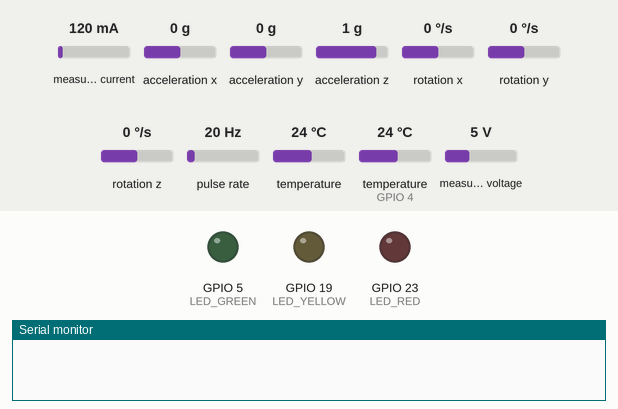
Recording of a sketch running on a simulated ESP32. On the bench: output pins drawn as LEDs (lit = HIGH), the last lines printed to the serial monitor. Wiring (inferred from the names in the program): pulse sensor: data GPIO 18. Inputs (shaded band) come from the test bench; at power-on: measured current 120 mA, acceleration x 0 g, acceleration y 0 g, acceleration z 1 g, rotation x 0 °/s, rotation y 0 °/s, rotation z 0 °/s, pulse rate 20 Hz, temperature 24 °C, temperature (sensor on GPIO 4) 24 °C, measured voltage 5 V.

Above: at 0.0 s.
At 1.6 s:
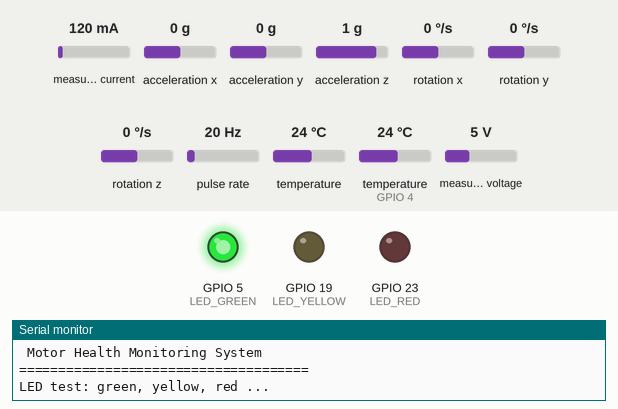
At 2.4 s:
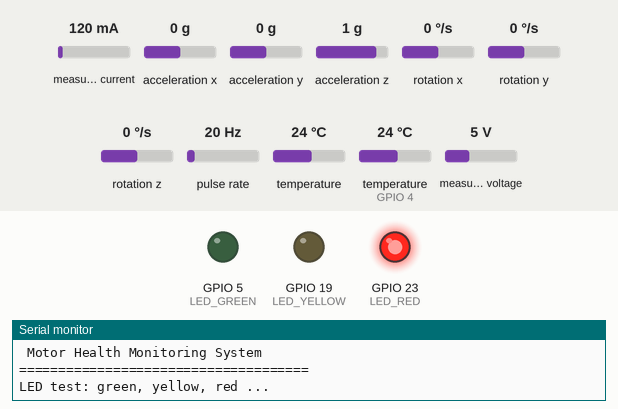
At 14.2 s:
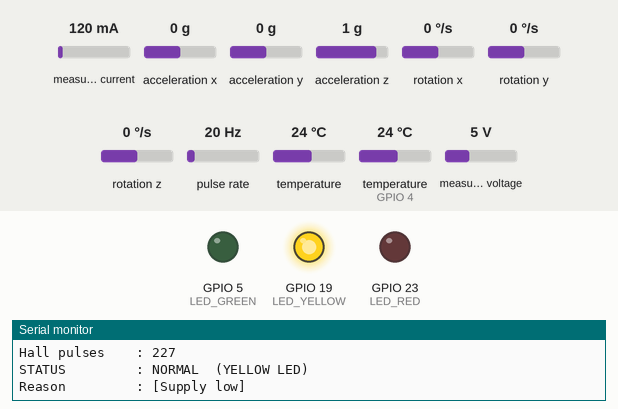
Timing chart, 0 to 15.7 s (numbered marks = the images above):
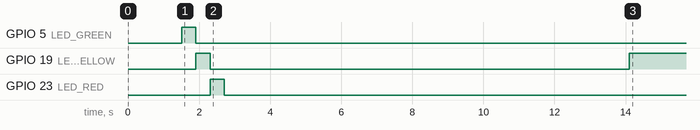

The sketch:

Motor_Health_Monitor_FINAL.ino
```cpp
/*
  Motor Health Monitoring System - ESP32  (FINAL)
  Sensors : INA219 (V, I, P), DS18B20 (temperature), MPU6050 (vibration), Hall sensor (RPM)
  Output  : Serial Monitor (115200 baud) + 3 LEDs
  LEDs    : GREEN = health good, YELLOW = normal, RED = warning

  PINS (as wired)
    I2C SDA = GPIO21, I2C SCL = GPIO22   (INA219 0x40, MPU6050 0x68)
    DS18B20 DATA = GPIO4 (4.7k pull-up to 3V3)
    Hall sensor OUT = GPIO18
    Green LED = GPIO5, Yellow LED = GPIO19, Red LED = GPIO23

  This version does NOT stop if a sensor is missing. It tells you which sensor
  was not found and keeps working with the sensors that are present.
  Send  c  in the Serial Monitor to calibrate again.
*/

#include <Wire.h>
#include <Adafruit_INA219.h>
#include <Adafruit_MPU6050.h>
#include <Adafruit_Sensor.h>
#include <OneWire.h>
#include <DallasTemperature.h>

// ---------- Pins ----------
#define PIN_SDA      21
#define PIN_SCL      22
#define PIN_DS18B20   4
#define PIN_HALL     18
#define LED_GREEN     5
#define LED_YELLOW   19
#define LED_RED      23

// ---------- Settings ----------
#define PULSES_PER_REV   1
#define CAL_SAMPLES      10
#define MOTOR_ON_MA      30.0
#define REPORT_MS        1000

#define TEMP_GOOD_MAX    45.0
#define TEMP_NORMAL_MAX  55.0

#define CUR_GOOD_X       1.3
#define CUR_NORMAL_X     1.6
#define RPM_GOOD_DROP    0.10
#define RPM_NORMAL_DROP  0.25
#define VIB_GOOD_X       1.5
#define VIB_NORMAL_X     2.5
#define VIB_GOOD_OFF     0.02
#define VIB_NORMAL_OFF   0.05
#define SUPPLY_LOW_V     6.5

// ---------- Objects ----------
Adafruit_INA219 *ina = nullptr;
Adafruit_MPU6050 mpu;
OneWire oneWire(PIN_DS18B20);
DallasTemperature tempSensor(&oneWire);

bool inaOK = false, mpuOK = false, tempOK = false;

// ---------- Hall sensor ----------
volatile uint32_t pulseCount = 0;
volatile uint32_t firstPulseUs = 0;
volatile uint32_t lastPulseUs = 0;
volatile uint32_t totalPulses = 0;

void IRAM_ATTR hallISR() {
  uint32_t now = micros();
  if (now - lastPulseUs > 3000) {
    if (pulseCount == 0) firstPulseUs = now;
    lastPulseUs = now;
    pulseCount++;
    totalPulses++;
  }
}

// RPM = (pulses / (time in s x pulses per rev)) x 60
float readRPM() {
  noInterrupts();
  uint32_t c = pulseCount;
  uint32_t f = firstPulseUs;
  uint32_t l = lastPulseUs;
  pulseCount = 0;
  interrupts();
  if (c < 2) return 0;
  float periodUs = (float)(l - f) / (float)(c - 1);
  return 60000000.0f / (periodUs * PULSES_PER_REV);
}

// ---------- Vibration (RMS of acceleration, gravity removed), in g ----------
float readVibration() {
  const int N = 100;
  float mag[N];
  float sum = 0;
  for (int i = 0; i < N; i++) {
    sensors_event_t a, g, t;
    mpu.getEvent(&a, &g, &t);
    mag[i] = sqrt(a.acceleration.x * a.acceleration.x +
                  a.acceleration.y * a.acceleration.y +
                  a.acceleration.z * a.acceleration.z) / 9.80665f;
    sum += mag[i];
    delay(3);
  }
  float mean = sum / N;
  float sq = 0;
  for (int i = 0; i < N; i++) {
    float d = mag[i] - mean;
    sq += d * d;
  }
  return sqrt(sq / N);
}

// ---------- LEDs ----------
void setLEDs(int level) {            // -1 off, 0 green, 1 yellow, 2 red
  digitalWrite(LED_GREEN,  level == 0);
  digitalWrite(LED_YELLOW, level == 1);
  digitalWrite(LED_RED,    level == 2);
}

void ledTest() {
  setLEDs(0); delay(400);
  setLEDs(1); delay(400);
  setLEDs(2); delay(400);
  setLEDs(-1);
}

// ---------- Calibration ----------
bool calibrating = true;
int calCount = 0, nI = 0, nR = 0, nV = 0;
float sumI = 0, sumRPM = 0, sumVib = 0;
float baseI = 0, baseRPM = 0, baseVib = 0;

void startCalibration() {
  calibrating = true;
  calCount = 0; nI = nR = nV = 0;
  sumI = sumRPM = sumVib = 0;
  baseI = baseRPM = baseVib = 0;
  setLEDs(-1);
  Serial.println();
  Serial.println(">>> CALIBRATION: run the motor with NO extra load and keep it steady <<<");
}

// ---------- Levels (0 good, 1 normal, 2 warning) ----------
int levelCurrent(float i) {
  if (i <= baseI * CUR_GOOD_X + 10) return 0;
  if (i <= baseI * CUR_NORMAL_X + 20) return 1;
  return 2;
}
int levelRPM(float rpm) {
  float drop = (baseRPM - rpm) / baseRPM;
  if (drop <= RPM_GOOD_DROP) return 0;
  if (drop <= RPM_NORMAL_DROP) return 1;
  return 2;
}
int levelVib(float v) {
  if (v <= baseVib * VIB_GOOD_X + VIB_GOOD_OFF) return 0;
  if (v <= baseVib * VIB_NORMAL_X + VIB_NORMAL_OFF) return 1;
  return 2;
}
int levelTemp(float t) {
  if (t < TEMP_GOOD_MAX) return 0;
  if (t < TEMP_NORMAL_MAX) return 1;
  return 2;
}

// ---------- Setup ----------
void setup() {
  Serial.begin(115200);
  delay(1500);
  Serial.println();
  Serial.println("=====================================");
  Serial.println(" Motor Health Monitoring System");
  Serial.println("=====================================");

  pinMode(LED_GREEN, OUTPUT);
  pinMode(LED_YELLOW, OUTPUT);
  pinMode(LED_RED, OUTPUT);
  setLEDs(-1);
  Serial.println("LED test: green, yellow, red ...");
  ledTest();

  // ----- I2C scan -----
  Wire.begin(PIN_SDA, PIN_SCL);
  Serial.println("I2C scan:");
  int found = 0;
  for (byte a = 1; a < 127; a++) {
    Wire.beginTransmission(a);
    if (Wire.endTransmission() == 0) {
      Serial.print("  found 0x");
      Serial.println(a, HEX);
      found++;
    }
  }
  if (found == 0) {
    Serial.println("  NO I2C device found. Check 3V3, GND, SDA(GPIO21), SCL(GPIO22) and soldered pins.");
  }

  // ----- INA219 (tries all possible addresses) -----
  byte addrs[] = {0x40, 0x41, 0x44, 0x45};
  for (int i = 0; i < 4 && !inaOK; i++) {
    Adafruit_INA219 *t = new Adafruit_INA219(addrs[i]);
    if (t->begin()) {
      ina = t;
      inaOK = true;
      ina->setCalibration_32V_2A();
      Serial.print("INA219  : OK at 0x");
      Serial.println(addrs[i], HEX);
    } else {
      delete t;
    }
  }
  if (!inaOK) Serial.println("INA219  : NOT FOUND (current/voltage will show 0)");

  // ----- MPU6050 (0x68, then 0x69) -----
  if (mpu.begin(0x68) || mpu.begin(0x69)) {
    mpuOK = true;
    mpu.setAccelerometerRange(MPU6050_RANGE_4_G);
    mpu.setFilterBandwidth(MPU6050_BAND_260_HZ);
    Serial.println("MPU6050 : OK");
  } else {
    Serial.println("MPU6050 : NOT FOUND (vibration will show 0)");
  }
  Wire.setClock(400000);

  // ----- DS18B20 -----
  pinMode(PIN_DS18B20, INPUT);
  Serial.print("GPIO4 level before search: ");
  Serial.println(digitalRead(PIN_DS18B20) ? "HIGH (pull-up OK)" : "LOW (3V3/pull-up not reaching, or DATA shorted to GND)");
  tempSensor.begin();
  tempSensor.setWaitForConversion(false);
  if (tempSensor.getDeviceCount() > 0) {
    tempOK = true;
    tempSensor.requestTemperatures();
    Serial.println("DS18B20 : OK");
  } else {
    Serial.println("DS18B20 : NOT FOUND (temperature will show N/A)");
  }

  // ----- Hall -----
  pinMode(PIN_HALL, INPUT_PULLUP);
  attachInterrupt(digitalPinToInterrupt(PIN_HALL), hallISR, FALLING);
  Serial.println("Hall    : ready on GPIO18 (turn the shaft / move magnet to test)");

  delay(800);
  startCalibration();
}

// ---------- Loop ----------
void loop() {
  unsigned long start = millis();

  while (Serial.available()) {
    char ch = Serial.read();
    if (ch == 'c' || ch == 'C') startCalibration();
  }

  // ----- Read sensors -----
  float busV = 0, current = 0, powerMW = 0;
  if (inaOK) {
    busV = ina->getBusVoltage_V() + ina->getShuntVoltage_mV() / 1000.0f;
    current = ina->getCurrent_mA();
    if (current < 0) current = -current;
    powerMW = ina->getPower_mW();
    if (powerMW < 0) powerMW = -powerMW;
  }

  float temp = -127;
  bool tempValid = false;
  if (tempOK) {
    temp = tempSensor.getTempCByIndex(0);
    tempSensor.requestTemperatures();
    tempValid = (temp > -100);
  }

  float rpm = readRPM();
  float vib = mpuOK ? readVibration() : 0;

  // ----- Print -----
  Serial.println("-------------------------------------");
  Serial.print("Supply voltage : "); if (inaOK) { Serial.print(busV, 2); Serial.println(" V"); } else Serial.println("N/A");
  Serial.print("Current        : "); if (inaOK) { Serial.print(current, 1); Serial.println(" mA"); } else Serial.println("N/A");
  Serial.print("Power          : "); if (inaOK) { Serial.print(powerMW, 1); Serial.println(" mW"); } else Serial.println("N/A");
  Serial.print("Temperature    : "); if (tempValid) { Serial.print(temp, 1); Serial.println(" C"); } else Serial.println("N/A");
  Serial.print("RPM            : "); Serial.println(rpm, 0);
  Serial.print("Vibration (RMS): "); if (mpuOK) { Serial.print(vib, 3); Serial.println(" g"); } else Serial.println("N/A");
  Serial.print("Hall pulses    : "); Serial.println(totalPulses);

  // Motor running: current if INA219 present, otherwise RPM
  bool motorOn = (inaOK && current > MOTOR_ON_MA) || (rpm > 0);

  // ----- Calibration -----
  if (calibrating) {
    if (motorOn) {
      if (inaOK && current > MOTOR_ON_MA) { sumI += current; nI++; }
      if (rpm > 0) { sumRPM += rpm; nR++; }
      if (mpuOK) { sumVib += vib; nV++; }
      calCount++;
      Serial.print("CALIBRATING    : "); Serial.print(calCount);
      Serial.print(" / "); Serial.println(CAL_SAMPLES);
      if (calCount >= CAL_SAMPLES) {
        baseI   = nI ? sumI / nI : 0;
        baseRPM = nR ? sumRPM / nR : 0;
        baseVib = nV ? sumVib / nV : 0;
        calibrating = false;
        Serial.println(">>> CALIBRATION DONE. Normal values: <<<");
        Serial.print("    Normal current : "); Serial.print(baseI, 1);   Serial.println(" mA");
        Serial.print("    Normal RPM     : "); Serial.println(baseRPM, 0);
        Serial.print("    Normal vib     : "); Serial.print(baseVib, 3); Serial.println(" g");
      }
    } else {
      Serial.println("Waiting for the motor to run (current or RPM must be detected)...");
    }
    while (millis() - start < REPORT_MS) delay(5);
    return;
  }

  // ----- Motor off -----
  if (!motorOn) {
    Serial.println("STATUS         : MOTOR OFF");
    setLEDs(-1);
    while (millis() - start < REPORT_MS) delay(5);
    return;
  }

  // ----- Status -----
  int worst = 0;
  String reason = "";

  int lc = (inaOK && baseI > 0)   ? levelCurrent(current) : 0;
  int lr = (baseRPM > 0)          ? levelRPM(rpm) : 0;
  int lv = (mpuOK && baseVib > 0) ? levelVib(vib) : 0;
  int lt = tempValid              ? levelTemp(temp) : 0;

  if (lc > worst) worst = lc;
  if (lr > worst) worst = lr;
  if (lv > worst) worst = lv;
  if (lt > worst) worst = lt;
  if (inaOK && busV < SUPPLY_LOW_V && worst < 1) worst = 1;

  if (lc == 2) reason += "[High current] ";
  if (lr == 2) reason += "[Low RPM] ";
  if (lv == 2) reason += "[High vibration] ";
  if (lt == 2) reason += "[High temperature] ";
  if (inaOK && busV < SUPPLY_LOW_V) reason += "[Supply low] ";

  setLEDs(worst);

  Serial.print("STATUS         : ");
  if (worst == 0)      Serial.println("HEALTH GOOD  (GREEN LED)");
  else if (worst == 1) Serial.println("NORMAL  (YELLOW LED)");
  else                 Serial.println("WARNING  (RED LED)");
  if (reason.length() > 0) {
    Serial.print("Reason         : ");
    Serial.println(reason);
  }

  while (millis() - start < REPORT_MS) delay(5);
}
```

Measured:
- by itself, GPIO 19 (LED_YELLOW): HIGH → LOW at 2.3 s, → HIGH 11.8 s later
